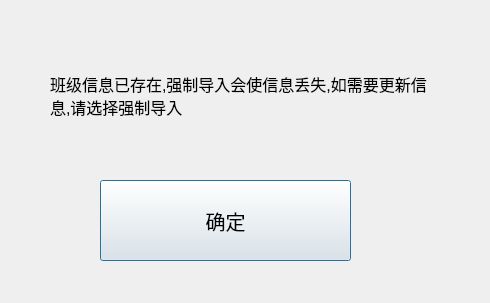
<?xml version="1.0" encoding="UTF-8"?>
<ui version="4.0">
 <class>QDialog</class>
 <widget class="QDialog" name="QDialog">
  <property name="geometry">
   <rect>
    <x>0</x>
    <y>0</y>
    <width>490</width>
    <height>303</height>
   </rect>
  </property>
  <property name="windowTitle">
   <string>Dialog</string>
  </property>
  <widget class="QLabel" name="label">
   <property name="geometry">
    <rect>
     <x>50</x>
     <y>20</y>
     <width>381</width>
     <height>151</height>
    </rect>
   </property>
   <property name="font">
    <font>
     <pointsize>12</pointsize>
    </font>
   </property>
   <property name="text">
    <string>班级信息已存在,强制导入会使信息丢失,如需要更新信息,请选择强制导入</string>
   </property>
   <property name="wordWrap">
    <bool>true</bool>
   </property>
  </widget>
  <widget class="QPushButton" name="exit">
   <property name="geometry">
    <rect>
     <x>100</x>
     <y>180</y>
     <width>251</width>
     <height>81</height>
    </rect>
   </property>
   <property name="font">
    <font>
     <pointsize>15</pointsize>
    </font>
   </property>
   <property name="text">
    <string>确定</string>
   </property>
  </widget>
 </widget>
 <resources/>
 <connections/>
</ui>
